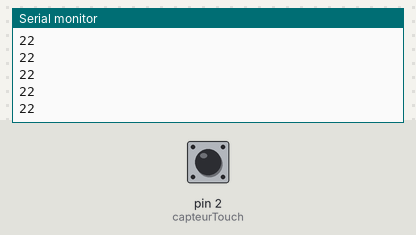
This sketch was run on a simulated Arduino Uno, built with avr-gcc and run on an emulated ATmega328P. On the bench: the last lines printed to the serial monitor. The inputs (shaded band) are chosen by the test bench; at power-on: pin 2 (capteurTouch) LOW.

Above: at 1.2 s.
1.3 s: pin 2 (capteurTouch) pulled HIGH for 0.15 s
At 1.31 s:
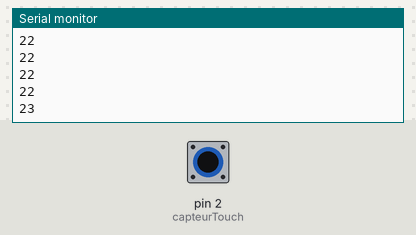
2.9 s: pin 2 (capteurTouch) pulled HIGH for 1 s
At 2.91 s:
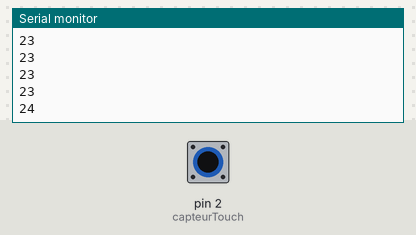
5.4 s: pin 2 (capteurTouch) pulled HIGH for 0.15 s
At 5.41 s:
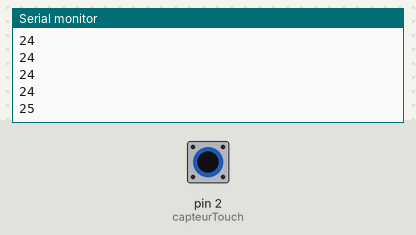
Timing chart, 0 to 8.4 s (numbered marks = the images above; inputs shaded):
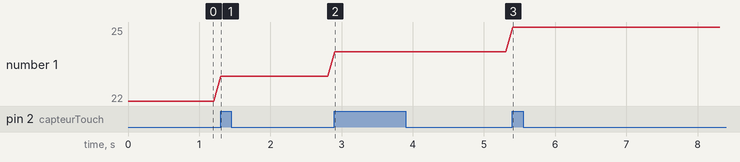

Measured:
- after the input at 1.3 s, the serial monitor: prints a new line at once (image 1)
- after the input at 2.9 s, the serial monitor: prints a new line at once (image 2)
- after the input at 5.4 s, the serial monitor: prints a new line at once (image 3)
- plotted number 1: 22 → 23 after the input at 1.3 s, 23 → 24 after the input at 2.9 s, 24 → 25 after the input at 5.4 s

The sketch:

Capt_Touch_Tab.ino
```cpp
#define capteurTouch 2 // Pin for capactitive touch sensor

int lastButtonState;
int currentButtonState;
int temperature[]={0,10,17,18,19,20,21,22,23,24,25,30,35};
int temp = 7;

void setup() {
  Serial.begin(9600);
  pinMode(capteurTouch, INPUT);
}

void loop() {
  lastButtonState    = currentButtonState;
  currentButtonState = digitalRead(capteurTouch);
  if(lastButtonState == LOW && currentButtonState == HIGH) {
    temp++;
  }
  Serial.println(temperature[temp]);
  if (temp>12)
    temp=0;
  delay(100);
}
```
